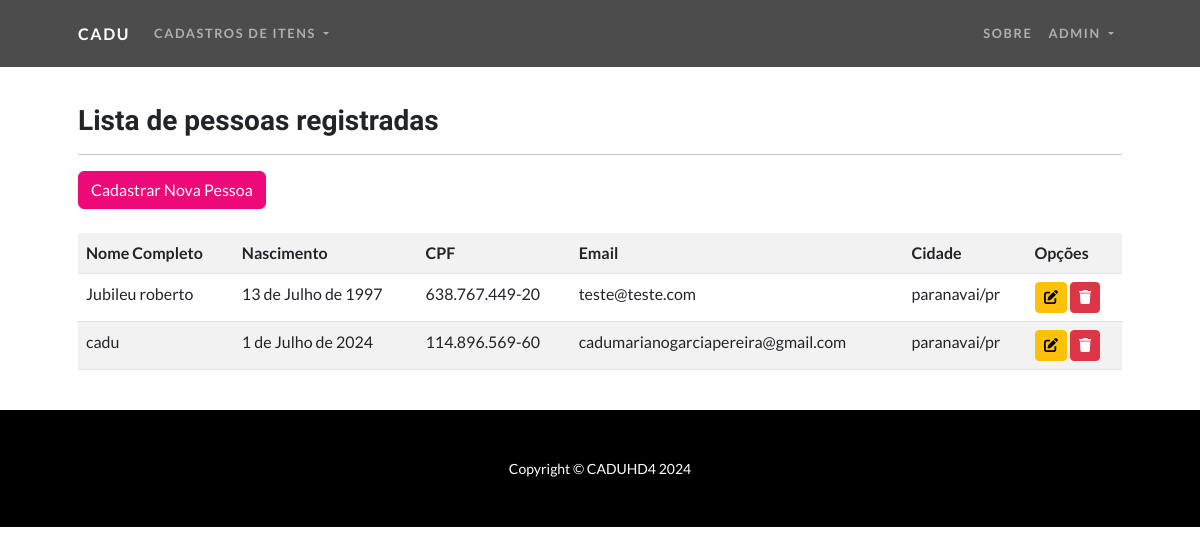
The page /listar/pessoas/ (signed in) on the database as committed earlier.
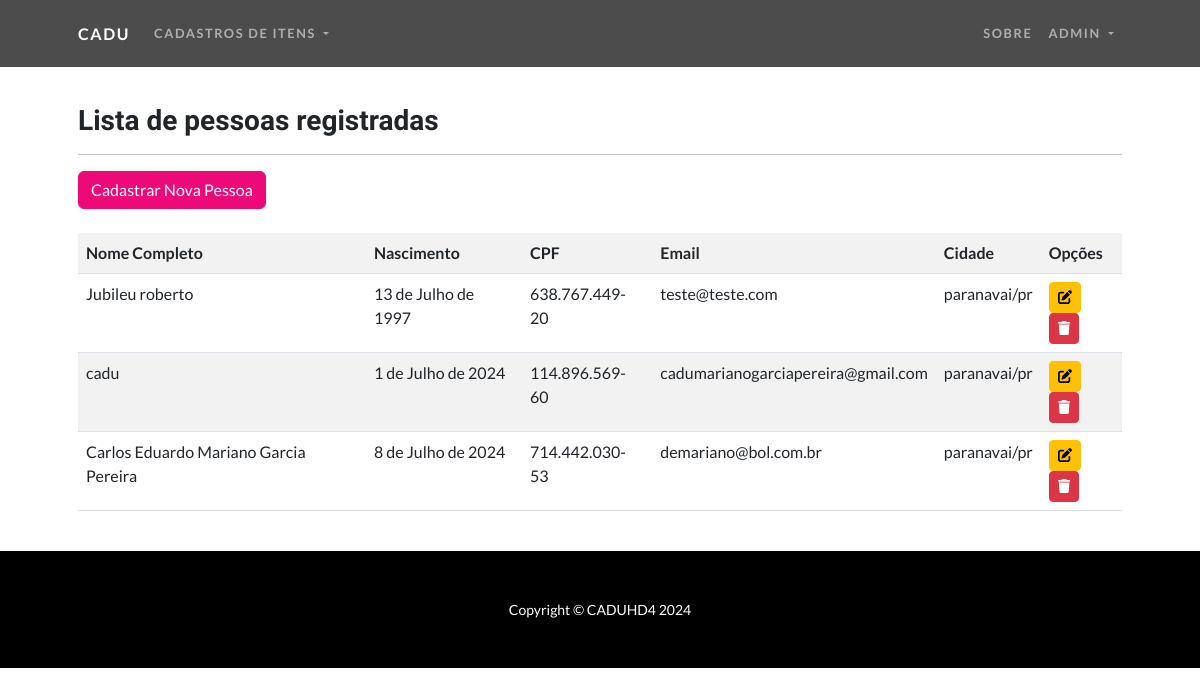
The same page on the database as committed later.
### cadastros/models.py (models this page shows, shortened)
class Pessoa(models.Model):
    nome_completo = models.CharField(max_length=150)
    nascimento = models.DateField(verbose_name="data de nascimento")
    cpf = models.CharField(max_length=14, verbose_name="cpf", unique=True)
    email = models.EmailField(max_length=120, blank=True, null=True)
    cadastrado_em = models.DateTimeField(auto_now_add=True)
    atualizado_em = models.DateTimeField(auto_now=True)
    cidade = models.ForeignKey(Cidade, on_delete=models.PROTECT)
    arquivo = models.FileField(upload_to='fotos/', blank=True, null=True)

class Cidade(models.Model):
    nome = models.CharField(max_length=100)
    estado = models.CharField(max_length=2)
    def __str__(self):
        return f"{self.nome}/{self.estado}"

### cadastros/views.py (the view)
# urls.py: path('listar/pessoas/', PessoaList.as_view(), name='list-pessoa'),
class PessoaList(GroupRequiredMixin, LoginRequiredMixin, ListView):
    model = Pessoa
    template_name = 'cadastros/listas/pessoa.html'
    context_object_name = 'pessoas'
    login_url = reverse_lazy('login')
    group_required = "Administrador", "Usuarios"

### cadastros/templates/cadastros/listas/pessoa.html (shortened to what this page needs)
{% extends "paginas/modelo.html" %}
{% load static %}
{% block content %}
<h3>Lista de pessoas registradas</h3>
<hr>
<div class="text-right mb-3">
    <a href="{% url 'add-pessoa' %}" class="btn btn-primary">Cadastrar Nova Pessoa</a>
</div>
<div class="table-responsive mt-4">
    <table class="table table-striped">
        <tr>
            <th>Nome Completo</th>
            <th>Nascimento</th>
            <th>CPF</th>
            <th>Email</th>
            <th>Cidade</th>
            <th>Opções</th>
        </tr>
        {% for pessoa in object_list %}
        <tr>
            <td>{{ pessoa.nome_completo }}</td>
            <td>{{ pessoa.nascimento }}</td>
            <td>{{ pessoa.cpf }}</td>
            <td>{{ pessoa.email }}</td>
            <td>{{ pessoa.cidade }}</td>
            <td>
                <a href="{% url 'update-pessoa' pessoa.pk %}" class="btn btn-warning btn-sm"><i class="fas fa-edit"></i></a>
                <a href="{% url 'delete-pessoa' pessoa.pk %}" class="btn btn-danger btn-sm"><i class="fas fa-trash"></i></a>
            </td>
        </tr>
        {% empty %}
        <tr>
            <td colspan="6">Nenhuma pessoa registrada.</td>
        </tr>
        {% endfor %}
    </table>
</div>
{% endblock %}

Rows that differ between the two databases and show on the page:
added Pessoa: nome_completo "Carlos Eduardo Mariano Garcia Pereira", nascimento "8 de Julho de 2024", cpf "714.442.030-53", email "demariano@bol.com.br", cidade "paranavai/pr"
